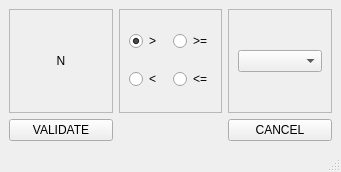
<?xml version="1.0" encoding="UTF-8"?>
<ui version="4.0">
 <class>MainWindow</class>
 <widget class="QMainWindow" name="MainWindow">
  <property name="windowModality">
   <enum>Qt::WindowModal</enum>
  </property>
  <property name="geometry">
   <rect>
    <x>0</x>
    <y>0</y>
    <width>341</width>
    <height>172</height>
   </rect>
  </property>
  <property name="windowTitle">
   <string>MainWindow</string>
  </property>
  <widget class="QWidget" name="centralwidget">
   <layout class="QGridLayout" name="gridLayout">
    <item row="0" column="0">
     <widget class="QFrame" name="frame">
      <property name="frameShape">
       <enum>QFrame::StyledPanel</enum>
      </property>
      <property name="frameShadow">
       <enum>QFrame::Raised</enum>
      </property>
      <layout class="QVBoxLayout" name="verticalLayout">
       <item>
        <widget class="QLabel" name="paramLabel">
         <property name="text">
          <string>N</string>
         </property>
         <property name="alignment">
          <set>Qt::AlignCenter</set>
         </property>
        </widget>
       </item>
      </layout>
     </widget>
    </item>
    <item row="0" column="2">
     <widget class="QFrame" name="frame_3">
      <property name="frameShape">
       <enum>QFrame::StyledPanel</enum>
      </property>
      <property name="frameShadow">
       <enum>QFrame::Raised</enum>
      </property>
      <layout class="QVBoxLayout" name="verticalLayout_2">
       <item>
        <widget class="QComboBox" name="targetComboBox"/>
       </item>
      </layout>
     </widget>
    </item>
    <item row="1" column="0">
     <widget class="QPushButton" name="validateButton">
      <property name="text">
       <string>VALIDATE</string>
      </property>
     </widget>
    </item>
    <item row="1" column="2">
     <widget class="QPushButton" name="cancelButton">
      <property name="text">
       <string>CANCEL</string>
      </property>
     </widget>
    </item>
    <item row="0" column="1">
     <widget class="QFrame" name="frame_2">
      <property name="frameShape">
       <enum>QFrame::StyledPanel</enum>
      </property>
      <property name="frameShadow">
       <enum>QFrame::Raised</enum>
      </property>
      <layout class="QGridLayout" name="gridLayout_2">
       <item row="0" column="0" colspan="2">
        <widget class="QRadioButton" name="supRadio">
         <property name="text">
          <string>&gt;</string>
         </property>
         <property name="checked">
          <bool>true</bool>
         </property>
        </widget>
       </item>
       <item row="0" column="2">
        <widget class="QRadioButton" name="supERadio">
         <property name="text">
          <string>&gt;=</string>
         </property>
        </widget>
       </item>
       <item row="1" column="2">
        <widget class="QRadioButton" name="infERadio">
         <property name="text">
          <string>&lt;=</string>
         </property>
        </widget>
       </item>
       <item row="1" column="0">
        <widget class="QRadioButton" name="infRadio">
         <property name="text">
          <string>&lt;</string>
         </property>
        </widget>
       </item>
      </layout>
     </widget>
    </item>
   </layout>
  </widget>
  <widget class="QMenuBar" name="menubar">
   <property name="geometry">
    <rect>
     <x>0</x>
     <y>0</y>
     <width>341</width>
     <height>25</height>
    </rect>
   </property>
  </widget>
  <widget class="QStatusBar" name="statusbar"/>
 </widget>
 <resources/>
 <connections/>
</ui>
